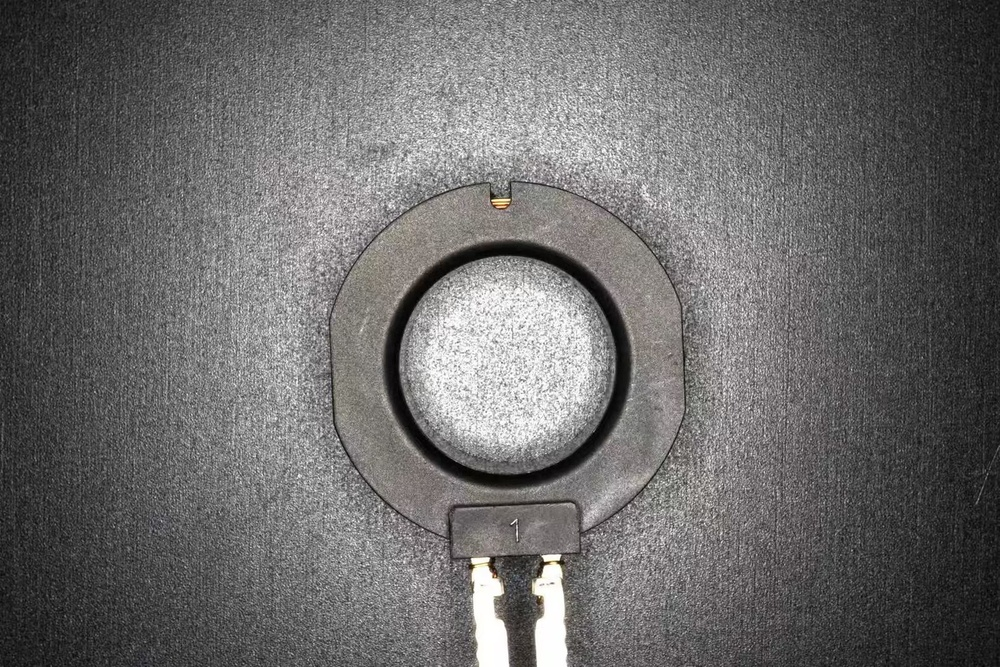
#> input picture camImg/Test2.jpg, 1000 x 667 px, shrunk from 1620 x 1080 before the run
$ python project2.py
#> lines starting #> are read from the running program, lines starting #| are printed output that depends on the picture; after the words box and inside, x2 and y2 are one past the last pixel; in counts of white or black regions, pixels touching at a corner belong together; long printed decimals are rounded
import cv2;
import numpy as np
from itertools import combinations

# 工件2

def farthest_two_points(circles):
    # ===== 1. 取半径最大的3个圆 =====
    circles = sorted(circles, key=lambda c: c[2], reverse=True)[:3]

    max_dist = -1
    best_pair = None

    # ===== 2. 两两计算距离（只用x,y）=====
    for c1, c2 in combinations(circles, 2):
        x1, y1, _ = c1
        x2, y2, _ = c2

        dx = x1 - x2
        dy = y1 - y2

        dist2 = dx * dx + dy * dy  # 不开根号

        if dist2 > max_dist:
            max_dist = dist2
            best_pair = ((x1, y1), (x2, y2))  # 只返回坐标

    return best_pair

# 计算两个最远圆连线偏移角度
def calc_angle(p1, p2):
    x1, y1 = p1
    x2, y2 = p2

    dx = x2 - x1
    dy = y2 - y1

    angle = np.degrees(np.arctan2(dy, dx))

    # 归一化到 [-90, 90]
    if angle < -90:
        angle += 180
    elif angle > 90:
        angle -= 180

    return angle


def print_hi(path):

#> called with path = 'camImg/Test2.jpg'
    img = cv2.imread(path)
#> img is the input picture: shape (667, 1000, 3); mean B, G, R 105.2, 105.6, 106.6
    gray = cv2.cvtColor(img, cv2.COLOR_BGR2GRAY)

    gauss = cv2.GaussianBlur(gray, (5, 5), 0)
    ret1, binary_otsu = cv2.threshold(gauss, 0, 255, cv2.THRESH_BINARY + cv2.THRESH_OTSU)
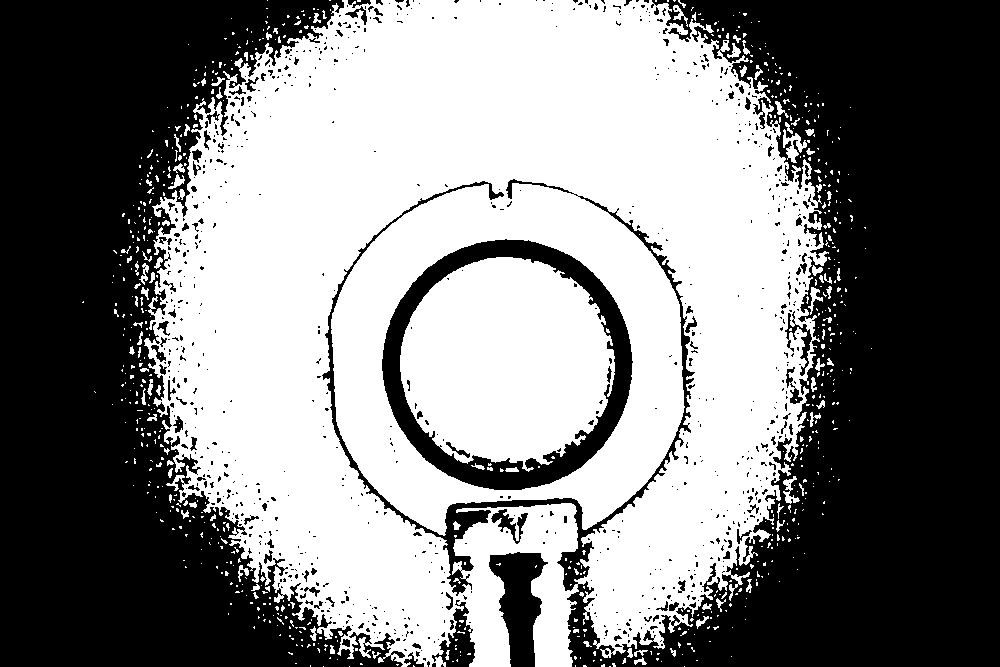
#> binary_otsu: shape (667, 1000); 50.3% white; 849 black regions (749 under 20 px), largest, box (x1, y1, x2, y2) and area: (322, 0, 1000, 667) 162852, (0, 0, 405, 667) 141263, (382, 239, 633, 490) 13980
#> ret1 = 105

    # ----------------------------------------------------------------------------------------------

    # 霍夫圆检测
    circles = cv2.HoughCircles(
        binary_otsu,
        cv2.HOUGH_GRADIENT,
        dp=1.2,  # 分辨率比例
        minDist=200,  # 圆心最小间距
        param1=100,  # Canny高阈值
        param2=30,  # 圆检测阈值（越小越容易检测到）
        minRadius=10,  # 最小半径
        maxRadius=80  # 最大半径
    )
#> circles = [[654.6, 570.6, 68.68], [750.6, 372.6, 66.04], [408.6, 600.6, 62.08], [251.4, 113.4, 56.8], [232.2, 463.8, 63.4], [839.4, 144.6, 56.8], [102.6, 273, 60.64], [510.6, 426.6, 44.68]]

    # 绘制结果
    if circles is not None:
        circles = np.uint16(np.around(circles))
#> circles = [[655, 571, 69], [751, 373, 66], [409, 601, 62], [251, 113, 57], [232, 464, 63], [839, 145, 57], [103, 273, 61], [511, 427, 45]]
        for x, y, r in circles[0, :]:
            # 画圆
            cv2.circle(img, (x, y), r, (0, 255, 0), 2)
            # 画圆心
            cv2.circle(img, (x, y), 2, (0, 0, 255), 3)
#> this loop made 8 passes
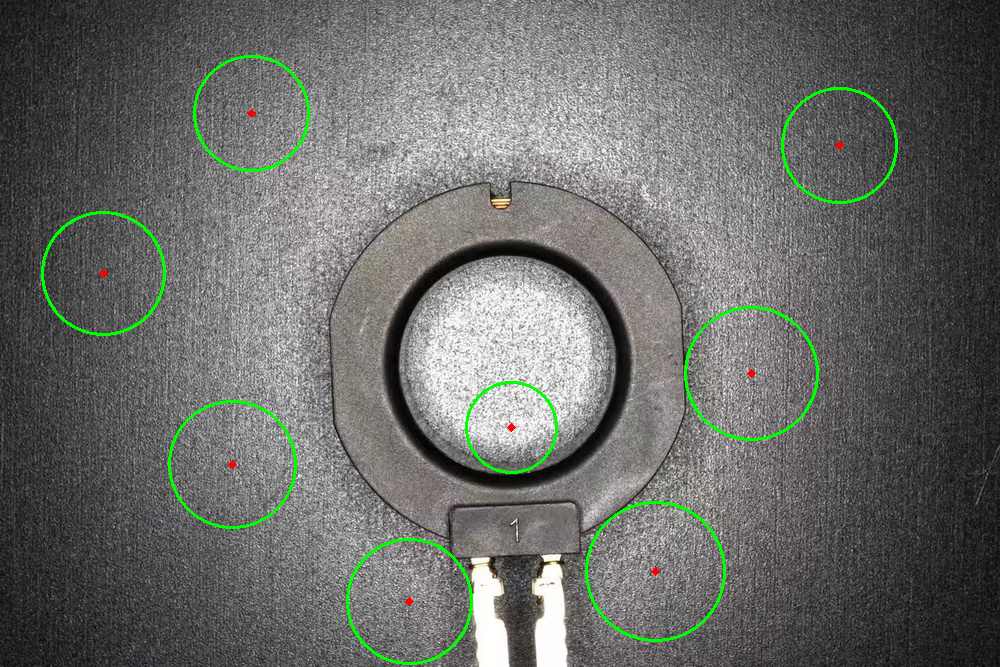
#> img: shape (667, 1000, 3); 1.38% of pixels changed, all inside (x1, y1, x2, y2) = (41, 55, 898, 665)

    # ------------------------------------------------------------------------------

    cir = np.round(circles[0]).astype(int)
#> cir has the same summary as circles

    c1, c2 = farthest_two_points(cir)
#> in farthest_two_points, `circles = sorted(circles, key=lambda c: c[2], reverse=True)[:3]`: circles = [[655, 571, 69], [751, 373, 66], [232, 464, 63]]
#> the loop in farthest_two_points, `for c1, c2 in combinations(circles, 2):` made 3 passes
#> (c1, c2, x1, y1, x2, y2, dx, dy) on passes 1 to 3: ([655, 571, 69], [751, 373, 66], 655, 571, 751, 373, -96, 198), ([655, 571, 69], [232, 464, 63], 655, 571, 232, 464, 423, 107), ([751, 373, 66], [232, 464, 63], 751, 373, 232, 464, 519, -91)
#> after the loop in farthest_two_points, `for c1, c2 in combinations(circles, 2):`: max_dist = 277642
#> c1 = (751, 373); c2 = (232, 464)

    angle = calc_angle(c1, c2)
#> in calc_angle, `x1, y1 = p1`: x1 = 751; y1 = 373
#> in calc_angle, `x2, y2 = p2`: x2 = 232; y2 = 464
#> in calc_angle, `dx = x2 - x1`: dx = -519
#> in calc_angle, `dy = y2 - y1`: dy = 91
#> in calc_angle, `angle = np.degrees(np.arctan2(dy, dx))`: angle = 170.1
#> in calc_angle, `angle -= 180`: angle = -9.94
#> angle = -9.94
    print("偏移角度: ", angle)
#| 偏移角度:  -9.945

    cv2.namedWindow("result", cv2.WINDOW_NORMAL)
    cv2.imshow("result", img)

    cv2.waitKey(0)


# 按装订区域中的绿色按钮以运行脚本。
if __name__ == '__main__':
    print_hi("camImg/Test2.jpg")

$ run again, with camImg/Test1.jpg copied over camImg/Test2.jpg
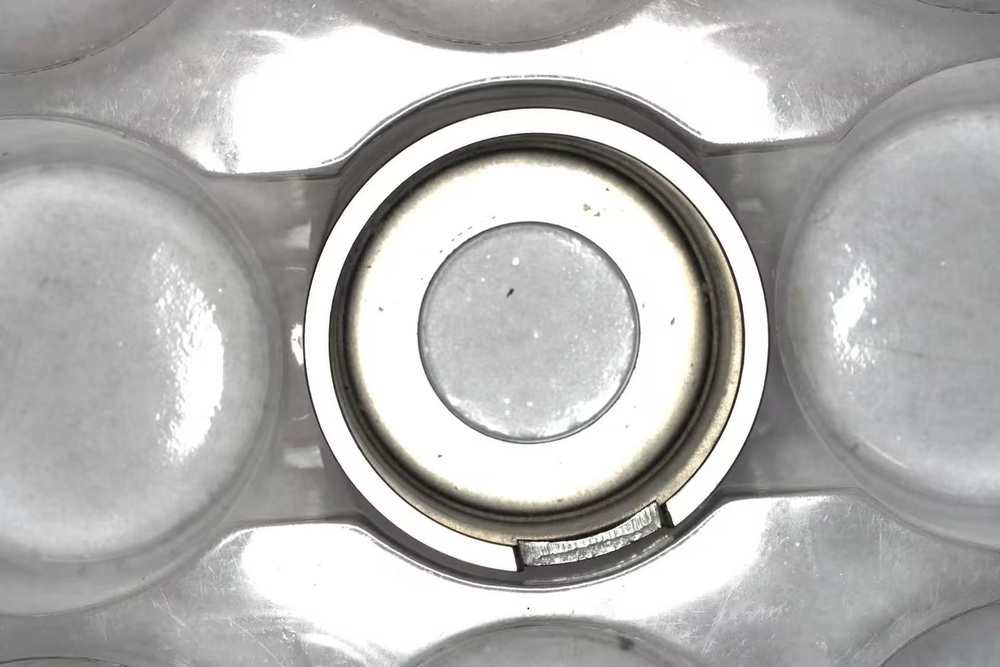
#> input picture camImg/Test1.jpg, 1000 x 667 px, shrunk from 1620 x 1080 before the run
#> in print_hi, img is the input picture: shape (667, 1000, 3); mean B, G, R 178.4, 179.7, 180.1
#> in print_hi, `ret1, binary_otsu = cv2.threshold(gauss, 0, 255, cv2.THRESH_BINARY + c..`:
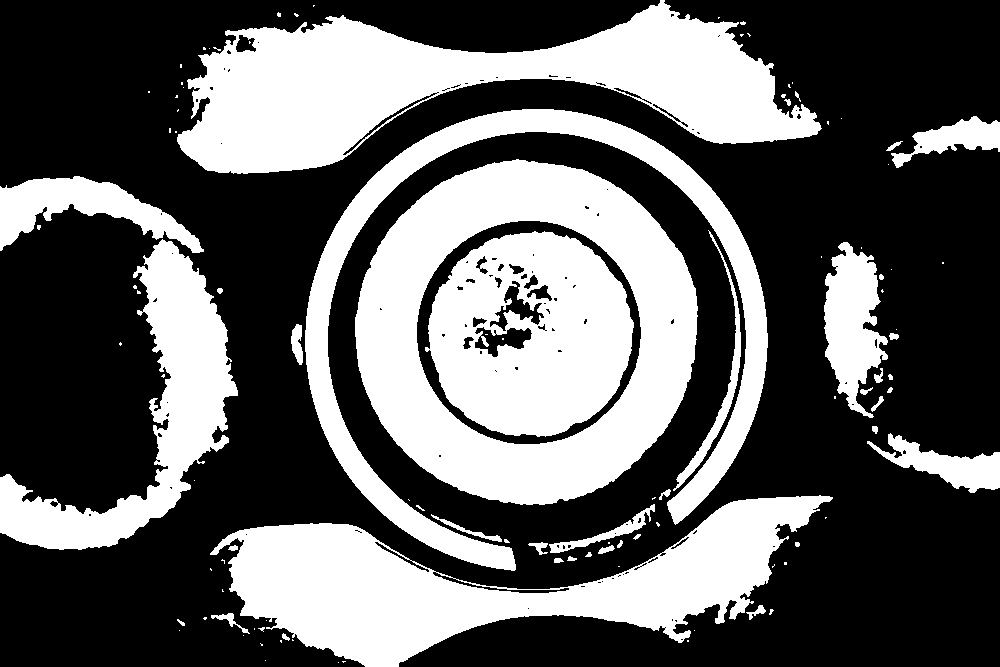
#> binary_otsu: shape (667, 1000); 37.7% white; 108 white regions (68 under 20 px), largest, box (x1, y1, x2, y2) and area: (355, 159, 698, 505) 52790, (177, 0, 822, 174) 51910, (210, 495, 833, 667) 43332
#> ret1 = 190
#> in print_hi, `circles = cv2.HoughCircles( binary_otsu, cv2.HOUGH_GRADIENT, dp=1.2,`: circles = [[492.6, 359.4, 67.36], [534.6, 558.6, 33.88]]
#> in print_hi, `circles = np.uint16(np.around(circles))`: circles = [[493, 359, 67], [535, 559, 34]]
#> the loop in print_hi, `for x, y, r in circles[0, :]:` made 2 passes
#> after the loop in print_hi, `for x, y, r in circles[0, :]:`:
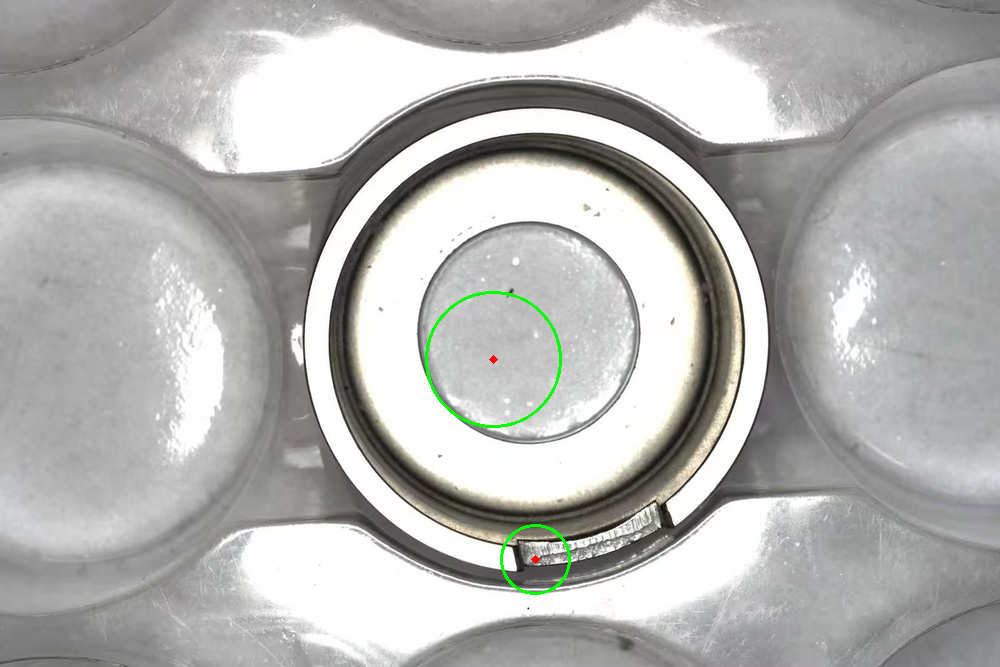
#> img: shape (667, 1000, 3); 0.3% of pixels changed, all inside (x1, y1, x2, y2) = (425, 291, 571, 595)
#> the loop in farthest_two_points, `for c1, c2 in combinations(circles, 2):` made 1 pass
#> (c1, c2, x1, y1, x2, y2, dx, dy) on pass 1: ([493, 359, 67], [535, 559, 34], 493, 359, 535, 559, -42, -200)
#> after the loop in farthest_two_points, `for c1, c2 in combinations(circles, 2):`: max_dist = 41764
#> in print_hi, `c1, c2 = farthest_two_points(cir)`: c1 = (493, 359); c2 = (535, 559)
#> in calc_angle, `x1, y1 = p1`: x1 = 493; y1 = 359
#> in calc_angle, `x2, y2 = p2`: x2 = 535; y2 = 559
#> in calc_angle, `dx = x2 - x1`: dx = 42
#> in calc_angle, `dy = y2 - y1`: dy = 200
#> in calc_angle, `angle = np.degrees(np.arctan2(dy, dx))`: angle = 78.14
#| 偏移角度:  78.140
